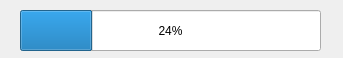
<?xml version="1.0" encoding="UTF-8"?>
<ui version="4.0">
 <class>Form</class>
 <widget class="QWidget" name="Form">
  <property name="geometry">
   <rect>
    <x>0</x>
    <y>0</y>
    <width>343</width>
    <height>58</height>
   </rect>
  </property>
  <property name="windowTitle">
   <string>Form</string>
  </property>
  <widget class="QProgressBar" name="progressBar">
   <property name="geometry">
    <rect>
     <x>20</x>
     <y>10</y>
     <width>301</width>
     <height>41</height>
    </rect>
   </property>
   <property name="value">
    <number>24</number>
   </property>
  </widget>
 </widget>
 <resources/>
 <connections/>
</ui>
